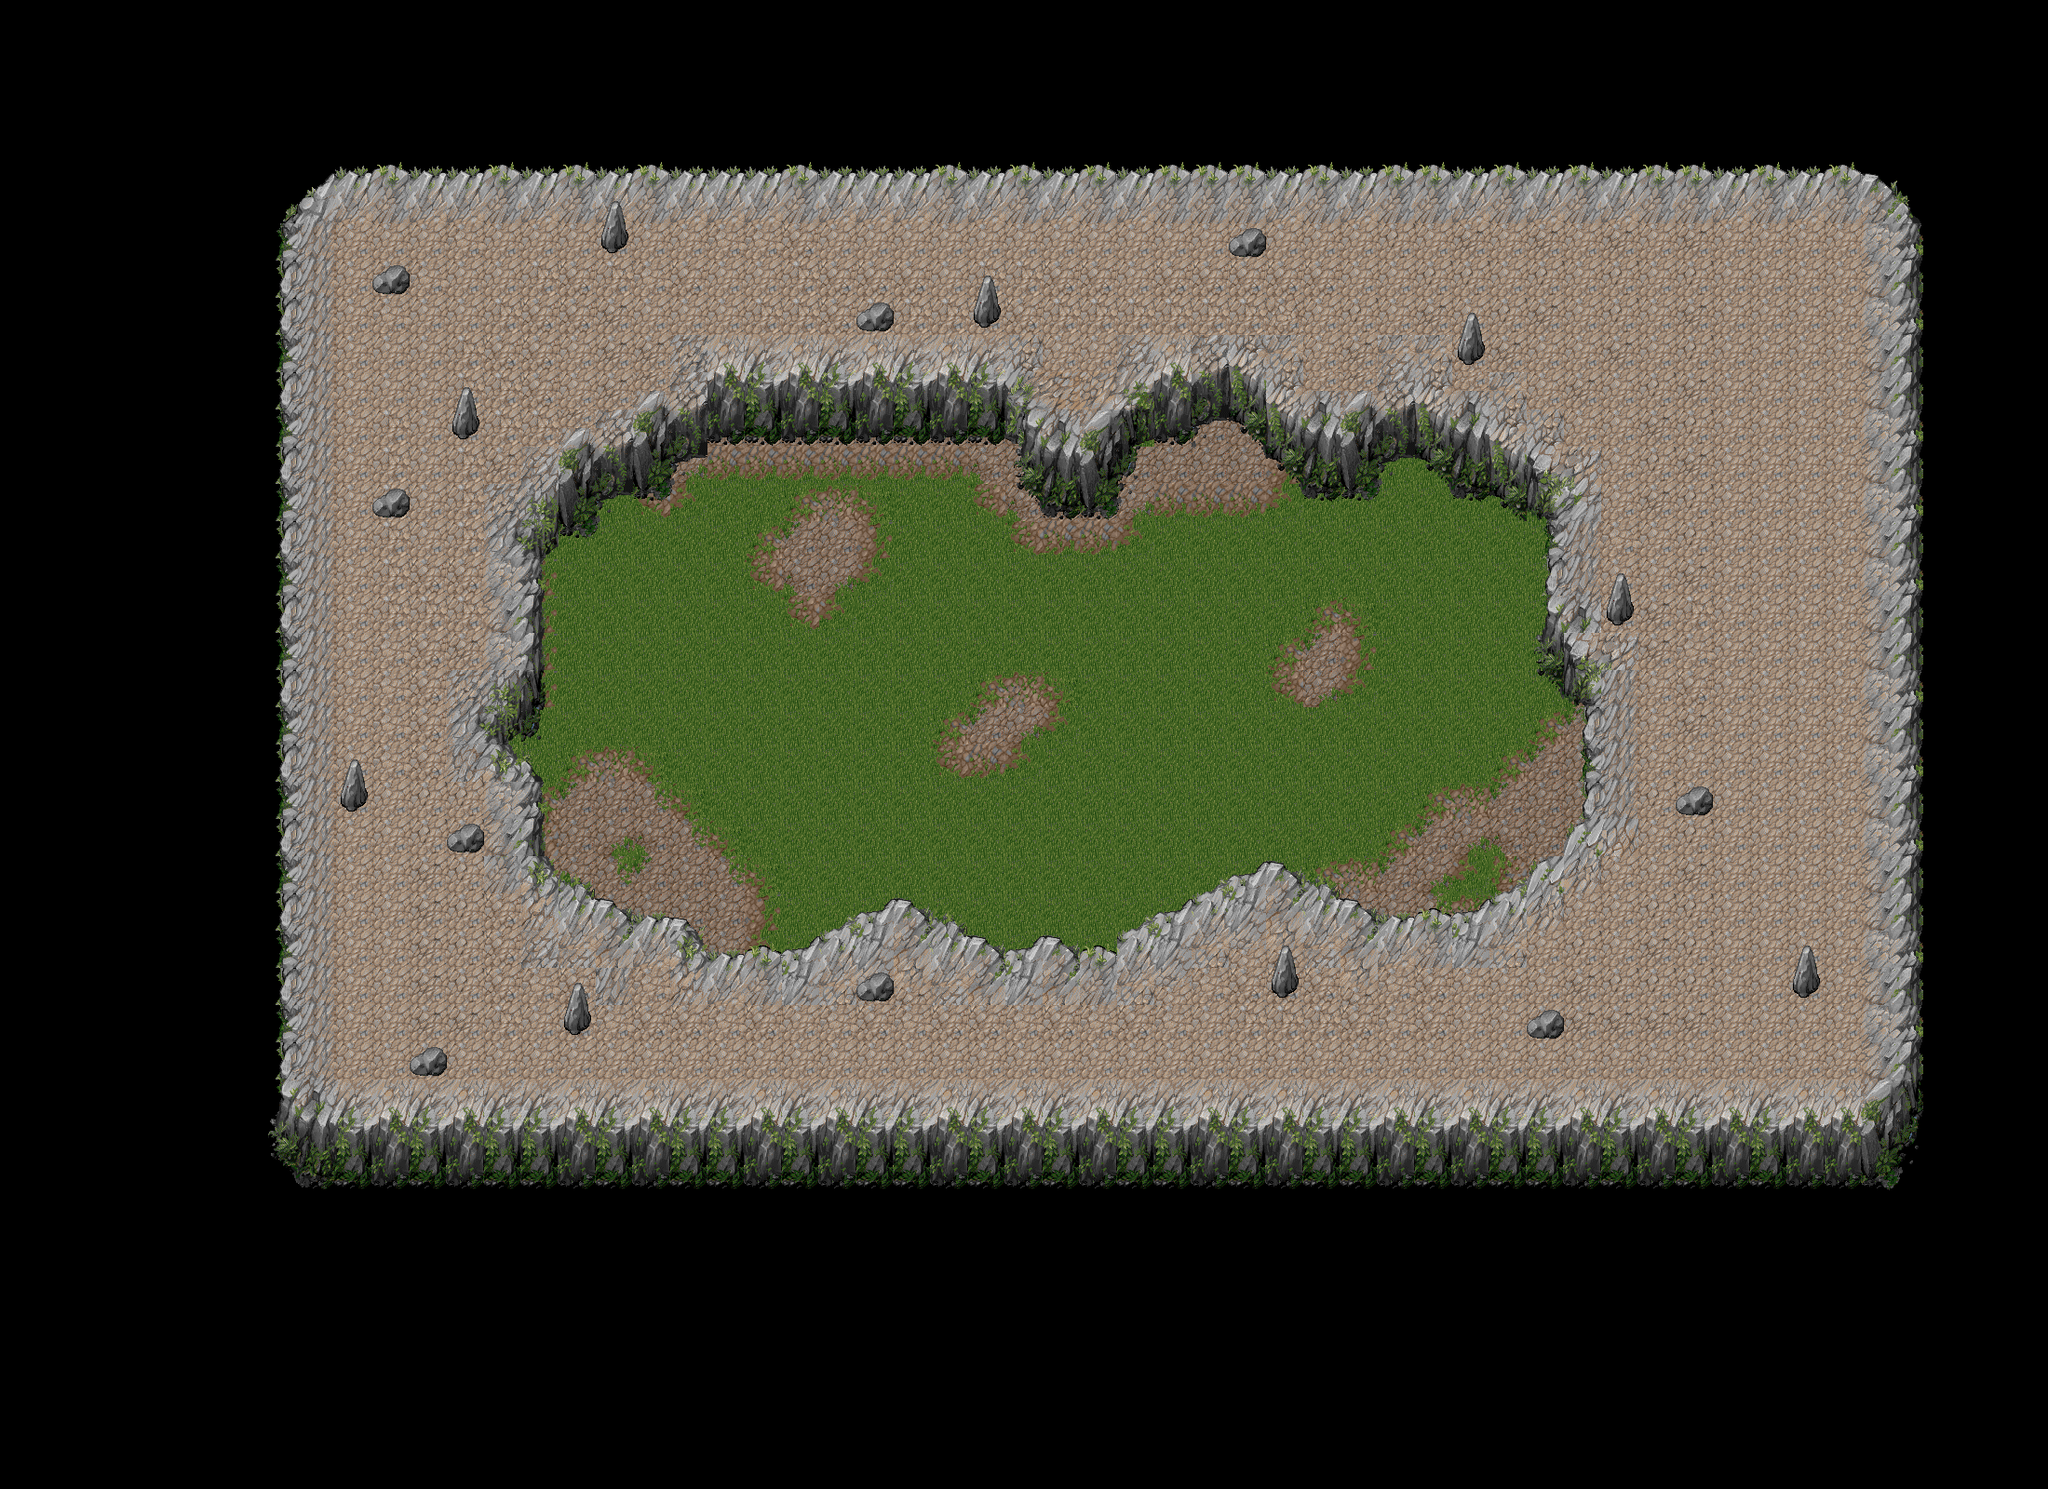

Rendered tile map (Tiled .tmx) drawn with the repository's tilesets; below, a short description and the map source with its tile grids summarised:
An orthogonal 55x40 tile map with 40x40 px tiles, 4 tile layers (Ground, Back, Front, Things), 4 tilesets.

<map version="1.0" orientation="orthogonal" width="55" height="40" tilewidth="40" tileheight="40">
 <tileset firstgid="1" name="GrassRock40x40" tilewidth="40" tileheight="40">
  <image source="GrassRock40x40.gif" width="200" height="120" />
 </tileset>
 <tileset firstgid="16" name="CliffTiles1" tilewidth="40" tileheight="40">
  <image source="CliffTiles1.gif" width="240" height="280" />
 </tileset>
 <tileset firstgid="58" name="CliffTiles2" tilewidth="40" tileheight="40">
  <image source="CliffTiles2.gif" width="480" height="280" />
 </tileset>
 <tileset firstgid="142" name="TreesRocksGate" tilewidth="40" tileheight="40">
  <image source="TreesRocksGate.GIF" width="280" height="240" />
 </tileset>
 <layer name="Ground" width="55" height="40">
  <data>[2200 cells, 1890 non-empty, 53 distinct tile ids]</data>
 </layer>
 <layer name="Back" width="55" height="40">
  <data>[2200 cells, 342 non-empty, 80 distinct tile ids]</data>
 </layer>
 <layer name="Front" width="55" height="40">
  <data>[2200 cells, 169 non-empty, 37 distinct tile ids]</data>
 </layer>
 <layer name="Things" width="55" height="40">
  <data>[2200 cells, 39 non-empty, 13 distinct tile ids]</data>
 </layer>
</map>
